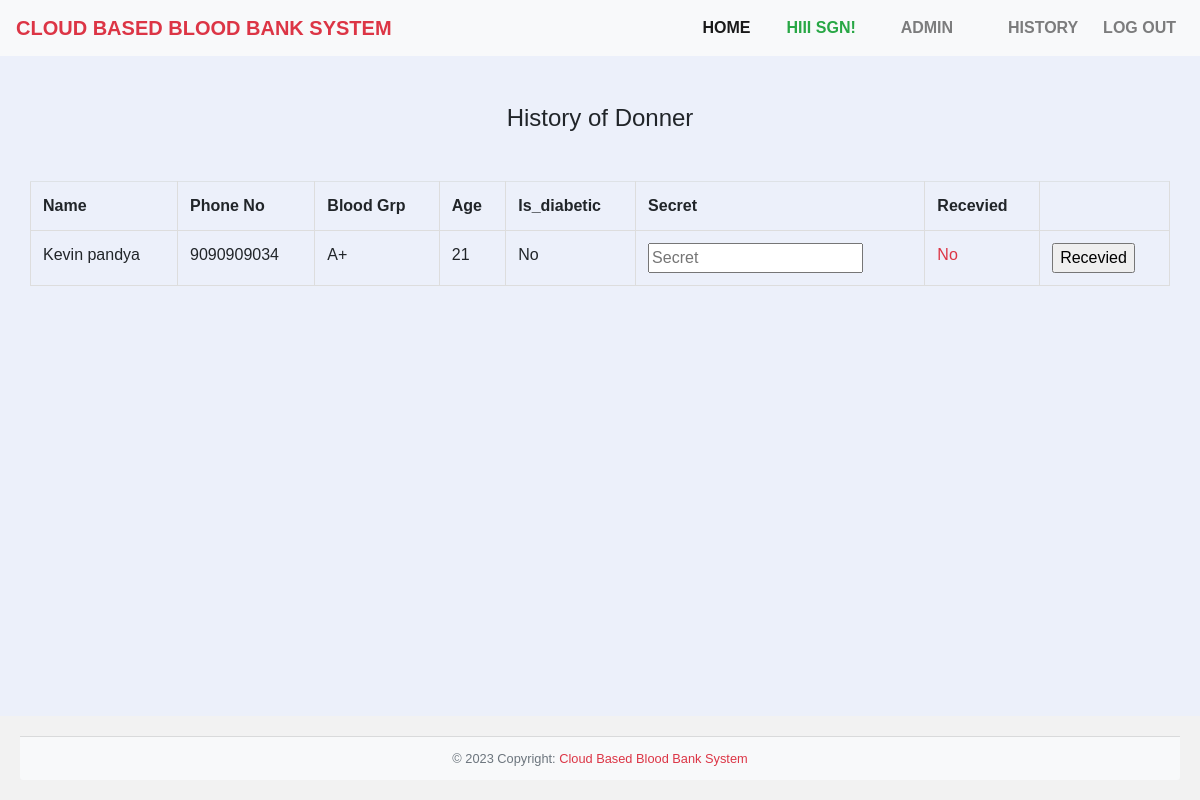
/BankAdminPage (signed in), run on an earlier commit of the app's database.
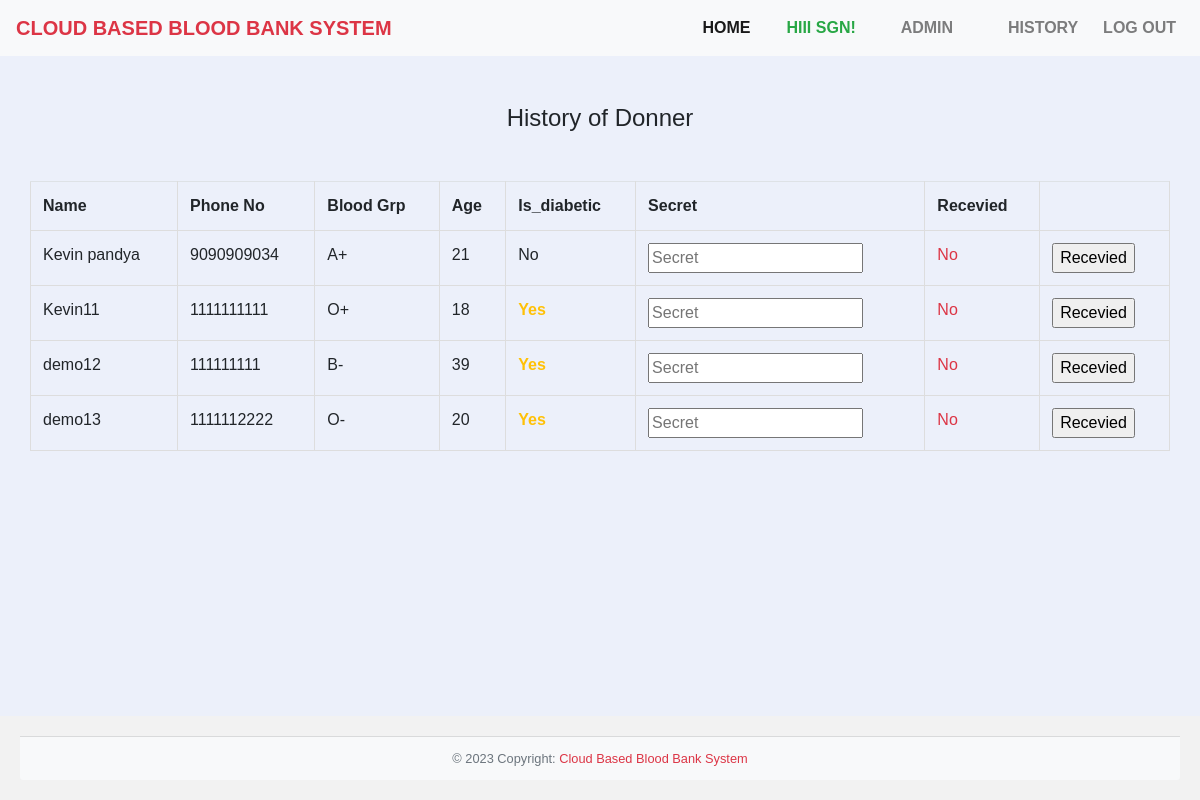
And on a later commit of the database.
### BankApp/models.py (models this page shows, shortened)
class DonnerModel(models.Model):
    fullname = models.CharField(max_length=100)
    Did = models.ForeignKey(User, on_delete=models.CASCADE)
    phone_no = models.IntegerField()
    BloodGrp = models.CharField(max_length=20)
    Age = models.IntegerField()
    is_diabitic =  models.BooleanField()
    Bid = models.ForeignKey(Banks, on_delete=models.CASCADE)
    donnate_date = models.DateField()
    is_recived_by_bank = models.BooleanField(default=False)
    Secret = models.CharField(max_length=100,default="SGN1ONS")

### BankApp/views.py (the view, shortened to what this page needs)
# urls.py: path("BankAdminPage", views.BankAdminPage, name="BankAdminPage"),
def BankAdminPage(request):
	DonnerData = DonnerModel.objects.filter(is_recived_by_bank=0)
	return render (request=request, template_name="BankAdmin.html", context={"DonnerData":DonnerData,"is_history":True,})

### templates/BankAdmin.html (shortened to what this page needs)
{% extends "base.html" %}
{% block content %}
<h4 class="text-center mt-5 mb-5">
	History of Donner
</h4>
{% if request.user.is_staff%}
<table class="table table-stripped container ">
  <tr >
    <th>Name</th>
    <th>Phone No</th>
    <th>Blood Grp</th>
	<th>Age</th>
	<th>Is_diabetic</th>
	{% if is_history %}
		<th>Secret </th>
	{%endif%}
	<th>Recevied</th>
	{% if is_history %}
		<th></th>
	{%endif%}
  </tr>
  {% for i in DonnerData %}
	  <form method="POST">
	<tr>
		<td>{{i.fullname}}</td>
		<td>{{i.phone_no}}</td>
		<td>{{i.BloodGrp}}</td>
		<td>{{i.Age}}</td>
		<td>
		{% if i.is_diabitic %}
			<span class="text-warning"><b>Yes</b></span>
		{%else%}
		No
		{%endif%}
		</td>
		{% if is_history %}
		<td>
			<input type="text" name="Secret" placeholder="Secret">
		</td>
		{%endif%}
		<td>
		{% if i.is_recived_by_bank %}
		<span class="text-success">	<b>Yes</b></span>
		{%else%}
		<span class="text-danger">No</span>
		{%endif%}
		</td>
		{% if is_history %}
		<td>
			<input type="submit" name="login" value="Recevied">
		</td>
		{%endif%}
		</form>
	{%endfor%}
</table>
{%else%}
<h1> You are not authorize to see this page.</h1>
{%endif%}
{% endblock %}

What changed in the data, as far as the page shows it:
added DonnerModel: fullname "Kevin11", phone_no "1111111111", BloodGrp "O+", Age "18", is_diabitic "Yes", is_recived_by_bank "No"
added DonnerModel: fullname "demo12", phone_no "111111111", BloodGrp "B-", Age "39", is_diabitic "Yes", is_recived_by_bank "No"
added DonnerModel: fullname "demo13", phone_no "1111112222", BloodGrp "O-", Age "20", is_diabitic "Yes", is_recived_by_bank "No"
